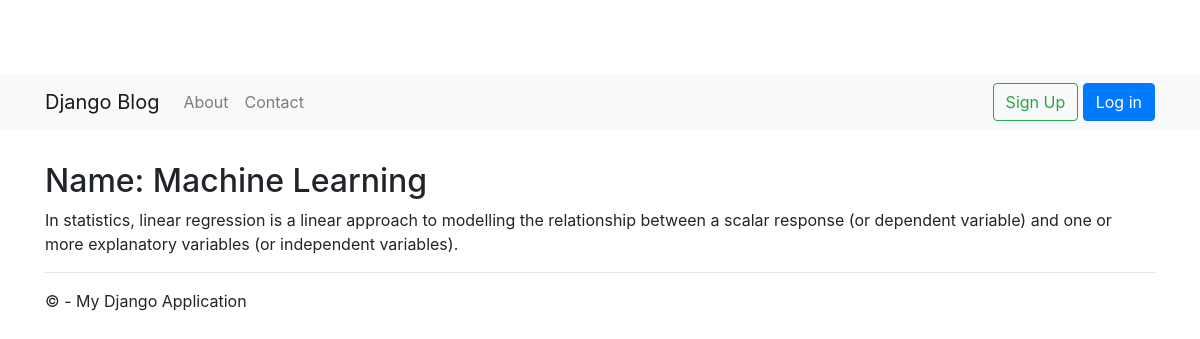
The page /blog/author/view/1/ on the database its author committed.
### blog/models.py (models this page shows, shortened)
class BlogPost(models.Model):
    title = models.CharField(max_length=200)
    short_description = models.CharField(max_length=4000)
    content = models.TextField()
    status = models.PositiveSmallIntegerField()
    url = models.CharField(max_length=200, default=None, blank=True, null=True)
    tag = models.CharField(max_length=40, default=None, blank=True, null=True)
    order = models.FloatField(default=0)
    pub_date = models.DateTimeField('date published')
    author = models.CharField(max_length=200, default=None, blank=True, null=True)
    created_date = models.DateTimeField('date created')
    last_updated_date = models.DateTimeField('date updated')
    isdeleted = models.BooleanField()
    user = models.ForeignKey(User, null=True)

### blog/views.py (the view)
# urls.py: url('blog/author/view/(?P<pk>\d+)/', blog.views.AuthorBlogPostView.as_view(template_name='blog/author_blog_post_detail.html'), name='author_blog_post_view'),
class AuthorBlogPostView(DetailView):
    model = BlogPost

### blog/templates/blog/author_blog_post_detail.html (shortened to what this page needs)
﻿{% extends "app/layout.html" %}
{% block content %}
<br/>
<h2>Name: {{object.title}}</h2>
<div>
    {{object.content}}
</div>
{% endblock %}

### app/static/app/content/site.css (style rules this page uses)
body { padding-top: 50px; padding-bottom: 20px; }

### rows shown on the page
BlogPost: title "Machine Learning", content "In statistics, linear regression is a linear approach to modelling the relationship between a scalar response (or dependent variable) and one or more explanatory variables (or independent variables)."
